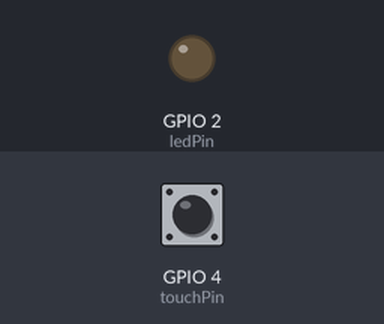
The sketch below on a simulated ESP32. On the bench: output pins drawn as LEDs (lit = HIGH). The test bench sets the inputs (shaded band); at power-on: GPIO 4 (touchPin) HIGH. What the sketch prints to the serial monitor is not drawn.

Above: at 1.2 s.
1.3 s: GPIO 4 (touchPin) pulled LOW for 0.15 s
At 1.65 s:
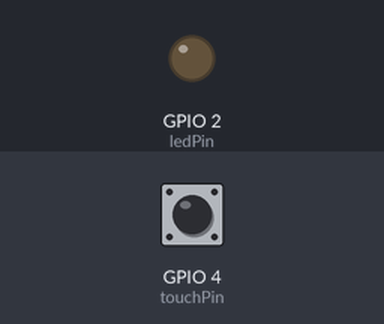
4.3 s: GPIO 4 (touchPin) pulled LOW for 1 s
At 10.65 s:
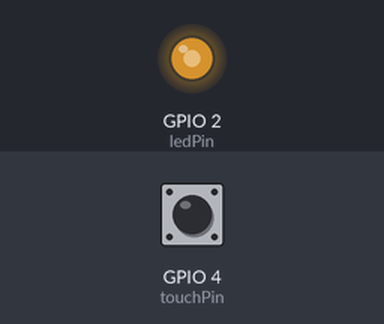
Timing chart, 0 to 10.5 s (numbered marks = the images above; inputs shaded):
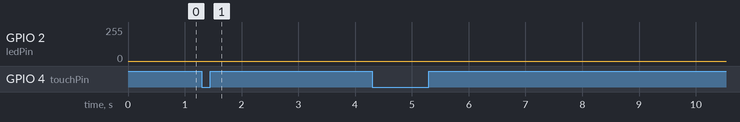

The sketch:

touch_breath.ino
```cpp
// 引脚定义
const int ledPin = 2;                  // 板载LED引脚 GPIO2
const int touchPin = 4;                // 触摸引脚 GPIO4（T0通道）

// 触摸检测参数
const int touchThreshold = 30;         // 触摸阈值，低于该值判定为有效触摸
const unsigned long debounceDelay = 50;// 软件防抖时长，单位ms

// 触摸状态变量
unsigned long lastDebounceTime = 0;
bool lastTouchReading = false;
bool stableTouchState = false;

// 档位与呼吸灯参数
int speedLevel = 1;                    // 当前速度档位：1/2/3档，初始1档（最慢）
// 三档亮度更新间隔（单位ms），数值越小呼吸越快
// 1档≈2.5秒一个呼吸周期，2档≈1秒，3档≈0.5秒
const int fadeInterval[3] = {5, 2, 1};

int brightness = 0;                    // 当前LED亮度 0-255
int fadeStep = 1;                      // 亮度变化步长：+1渐亮，-1渐暗
unsigned long lastFadeTime = 0;        // 上次更新亮度的时间戳


void setup() {
  pinMode(ledPin, OUTPUT);
  analogWrite(ledPin, brightness);     // 初始化LED亮度
  Serial.begin(115200);
  Serial.println("三档位触摸调速呼吸灯（提速版）初始化完成");
  Serial.print("当前档位：");
  Serial.println(speedLevel);
}


void loop() {
  unsigned long currentTime = millis();

  // ========== 1. 触摸检测 + 防抖 + 上升沿档位切换 ==========
  int touchValue = touchRead(touchPin);
  bool currentReading = (touchValue < touchThreshold);

  // 瞬时状态变化时重置防抖计时器
  if (currentReading != lastTouchReading) {
    lastDebounceTime = currentTime;
  }

  // 状态稳定超过防抖时长，确认有效状态
  if (currentTime - lastDebounceTime > debounceDelay) {
    if (currentReading != stableTouchState) {
      stableTouchState = currentReading;

      // 仅在「从未触摸 → 触摸」的上升沿切换档位
      if (stableTouchState == true) {
        speedLevel++;
        if (speedLevel > 3) {
          speedLevel = 1; // 超过3档回到1档，循环
        }
        Serial.print("切换到档位：");
        Serial.println(speedLevel);
      }
    }
  }
  lastTouchReading = currentReading;


  // ========== 2. 非阻塞式PWM呼吸灯 ==========
  // 根据当前档位，到达间隔时间就更新一次亮度
  if (currentTime - lastFadeTime >= fadeInterval[speedLevel - 1]) {
    lastFadeTime = currentTime;

    brightness += fadeStep;
    // 亮度到边界时反转方向
    if (brightness <= 0 || brightness >= 255) {
      fadeStep = -fadeStep;
    }

    analogWrite(ledPin, brightness); // 输出PWM
  }
}
```

Measured:
- after the input at 1.3 s, GPIO 2 (ledPin): stays 0/255 (without the input it goes to 170/255 after 3.0 s)
- after the input at 4.3 s, GPIO 2 (ledPin): stays 0/255 (without the input it goes to 118/255 after 2.4 s)
